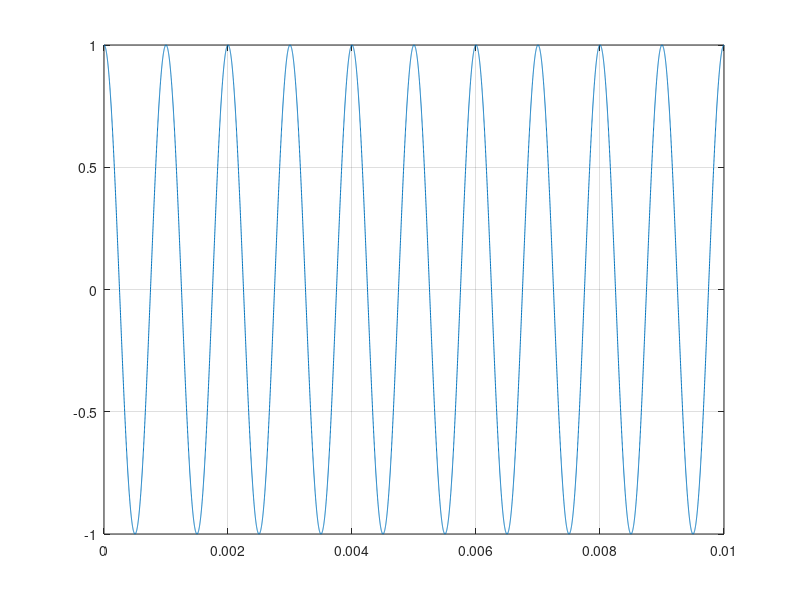
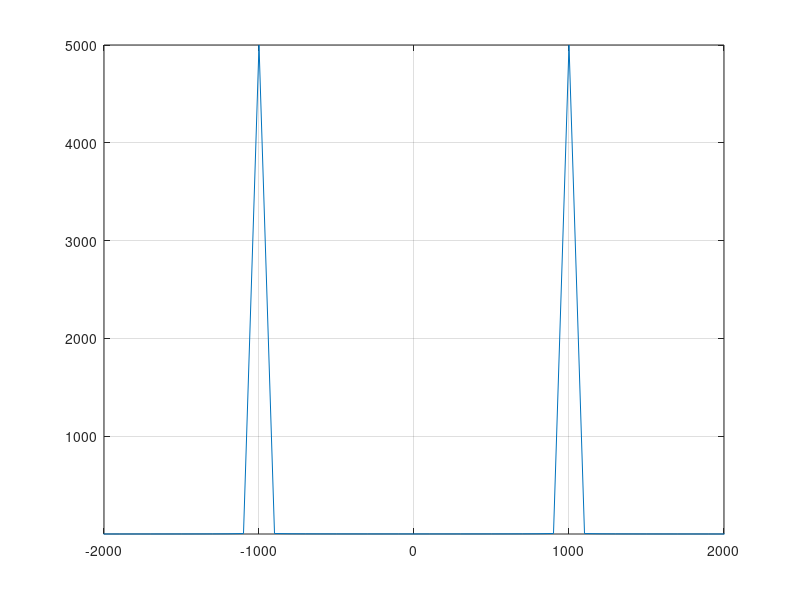

Recreate these plots in MATLAB, in order. (Note: this script raises an error after producing the figures.)
Trep = 1e-6;
t = [0:Trep:0.01];
ftone = 1000;
x = cos(2*pi*ftone*t);
figure;
plot(t, x);grid

Xjw = fft(x);
Xjw = fftshift(Xjw);
faxis = linspace(-1/Trep/2,1/Trep/2,length(Xjw));
figure;
plot(faxis, abs(Xjw));grid
axis([-2000 2000 -inf inf])

xt = Inv_Fourier(Xjw);
figure;
plot(t, xt); grid
axis([-inf inf -1 1])